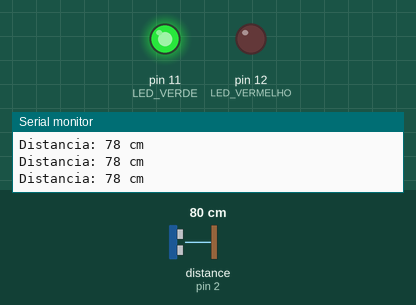
Recording of a sketch running on a simulated Arduino Uno, built with avr-gcc and run on an emulated ATmega328P. On the bench: output pins drawn as LEDs (lit = HIGH), the last lines printed to the serial monitor. Wiring (inferred from the names in the program): ultrasonic range finder: trigger pin 3; echo pin 2. The test bench sets the inputs (shaded band); at power-on: distance to the obstacle (sensor on pin 2) 80 cm. The echo pulse lasts 58.3 µs per cm; pins used as bus, display or sensor lines are not drawn.

Above: at 1.2 s.
1.3 s: distance to the obstacle (sensor on pin 2) set to 13 cm
2.8 s: distance to the obstacle (sensor on pin 2) set to 10 cm
At 4.0 s:
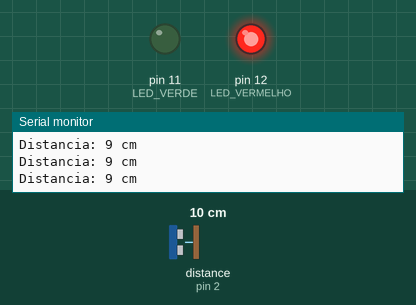
4.3 s: distance to the obstacle (sensor on pin 2) set to 35 cm
At 5.6 s:
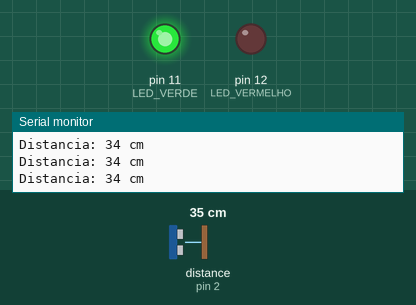
5.9 s: distance to the obstacle (sensor on pin 2) set to 9 cm
At 6.5 s:
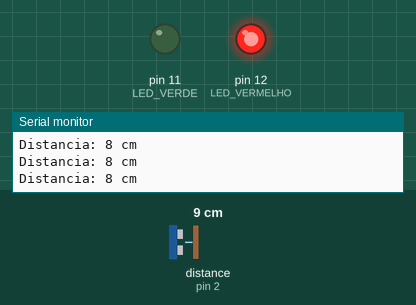
Timing chart, 0 to 8.5 s (numbered marks = the images above; inputs shaded):
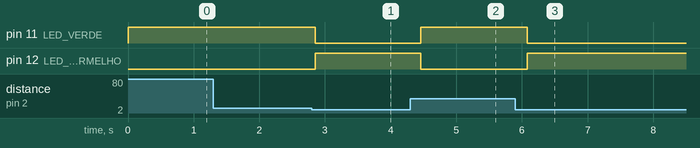

The sketch:

testeUltrasonico.ino
```cpp
#define TRIG 3
#define ECHO 2
#define LED_VERDE 11
#define LED_VERMELHO 12

void setup() {
  pinMode(TRIG, OUTPUT);
  pinMode(ECHO, INPUT);
  pinMode(LED_VERDE, OUTPUT);
  pinMode(LED_VERMELHO, OUTPUT);

  Serial.begin(9600);

  // Liga o LED verde ao iniciar
  digitalWrite(LED_VERDE, HIGH);
  digitalWrite(LED_VERMELHO, LOW);
}

void loop() {
  long distancia = medirDistancia();

  Serial.print("Distancia: ");
  Serial.print(distancia);
  Serial.println(" cm");

  if (distancia <= 10 && distancia > 0) {
    digitalWrite(LED_VERMELHO, HIGH);  // Liga o LED vermelho
    digitalWrite(LED_VERDE, LOW);      // Apaga o LED verde
  } else {
    digitalWrite(LED_VERMELHO, LOW);   // Desliga o LED vermelho
    digitalWrite(LED_VERDE, HIGH);     // Liga o LED verde
  }

  delay(200); // pequena pausa para estabilidade
}

long medirDistancia() {
  digitalWrite(TRIG, LOW);
  delayMicroseconds(2);
  digitalWrite(TRIG, HIGH);
  delayMicroseconds(10);
  digitalWrite(TRIG, LOW);

  long duracao = pulseIn(ECHO, HIGH);
  long distancia = duracao * 0.034 / 2; // Converte para cm
  return distancia;
}
```

Measured:
- the behaviour switches between 12 and 11 cm on distance to the obstacle (sensor on pin 2) (found by bisection; images 0 and 1)
- after the input at 2.8 s, pin 11 (LED_VERDE): HIGH → LOW after 0.05 s; pin 12 (LED_VERMELHO): LOW → HIGH after 0.05 s
- after the input at 4.3 s, pin 11 (LED_VERDE): LOW → HIGH after 0.16 s; pin 12 (LED_VERMELHO): HIGH → LOW after 0.16 s
- after the input at 5.9 s, pin 11 (LED_VERDE): HIGH → LOW after 0.18 s; pin 12 (LED_VERMELHO): LOW → HIGH after 0.18 s
